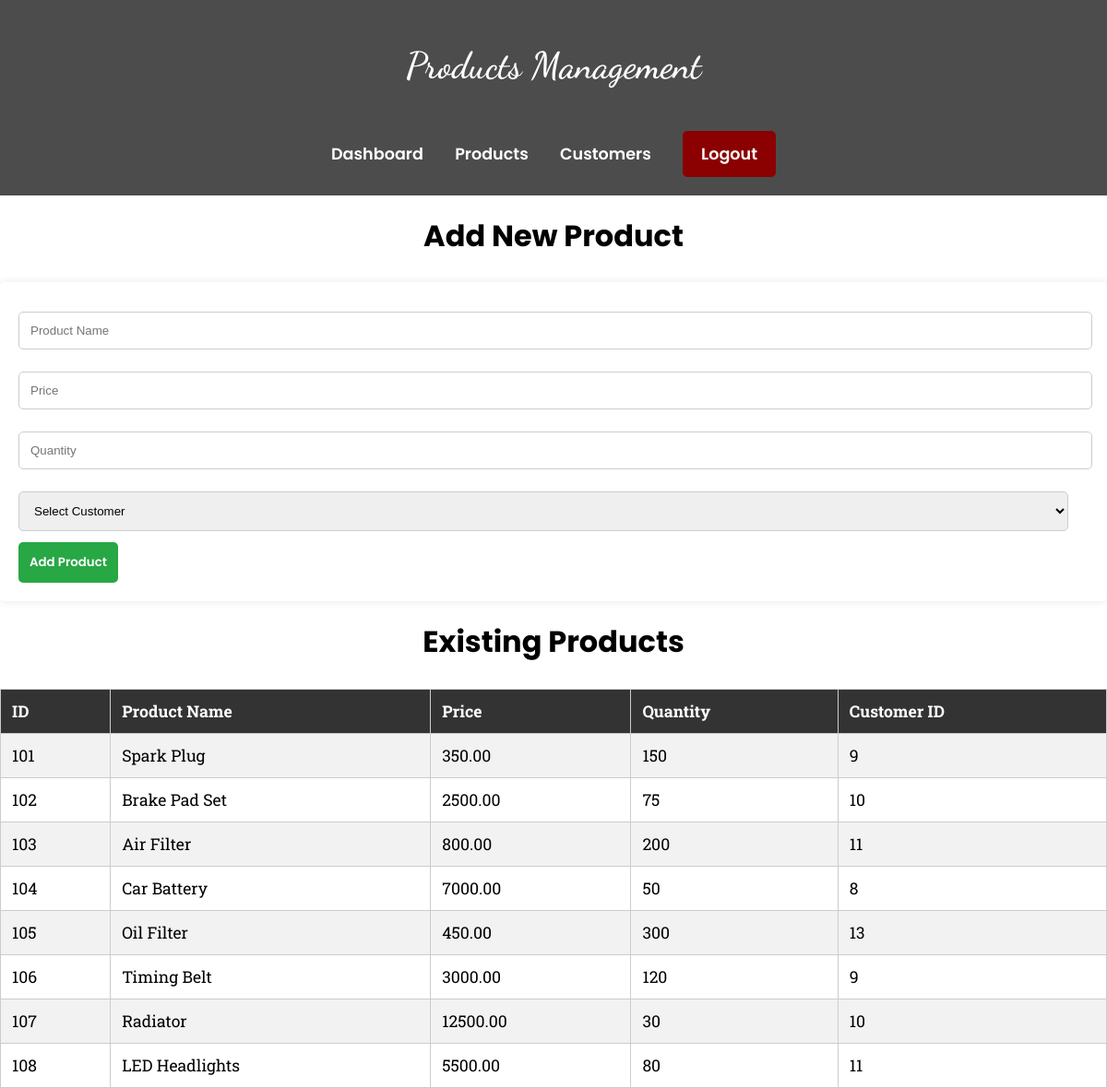
/products.php (signed in), run on the app's committed database.
### tables this page shows
CREATE TABLE `products` (
  `product_id` int(11) NOT NULL,
  `product_name` varchar(100) NOT NULL,
  `price` decimal(10,2) NOT NULL,
  `stock` int(11) NOT NULL,
  `created_at` timestamp NOT NULL DEFAULT current_timestamp(),
  `customer_id` int(10) NOT NULL
);

### products.php (the view, shortened to what this page needs)
<?php
include('db_connection.php');
$query = "SELECT * FROM products";
$result = mysqli_query($conn, $query);
?>
<!DOCTYPE html>
<html lang="en">
<head>
</head>
<body>
    <header>
        <h1>Products Management</h1>
        <nav>
            <a href="dashboard.php">Dashboard</a>
            <a href="products.php">Products</a>
            <a href="customers.php">Customers</a>
            <a class="logout" href="logout.php">Logout</a>
        </nav>
    </header>
    <main>
        <h2>Add New Product</h2>
        <form method="POST" action="">
            <input type="text" name="product_name" placeholder="Product Name" >
            <input type="number" name="price" placeholder="Price" step="0.01" >
            <input type="number" name="stock" placeholder="Quantity" >
            <select name="customer_id" required>
                <option value="">Select Customer</option>
            </select>
            <button type="submit">Add Product</button>
        </form>
        <h2>Existing Products</h2>
        <table>
            <tr>
                <th>ID</th>
                <th>Product Name</th>
                <th>Price</th>
                <th>Quantity</th>
                <th>Customer ID</th>
            </tr>
            <?php while ($row = mysqli_fetch_assoc($result)): ?>
            <tr>
                <td><?php echo htmlspecialchars($row['product_id']); ?></td>
                <td><?php echo htmlspecialchars($row['product_name']); ?></td>
                <td><?php echo htmlspecialchars($row['price']); ?></td>
                <td><?php echo htmlspecialchars($row['stock']); ?></td>
                <td><?php echo htmlspecialchars($row['customer_id']); ?></td>
            </tr>
            <?php endwhile; ?>
        </table>
    </main>
</body>
</html>

### products.php (style rules this page uses)
body { font-family: 'Roboto Slab', serif; background: url('https://img.freepik.com/premium-photo/retro-vintage-background-with-brass-gears-steampunk-style-background-teal-orange-toned_128711-11883.jpg') no-repeat center center fixed; background-size: cover; color: black; margin: 0; padding: 0; }
header { background: rgba(0, 0, 0, 0.7); color: white; padding: 20px; text-align: center; font-family: 'Poppins', sans-serif; }
h1 { font-size: 2.5rem; font-weight: 600; font-family: 'Dancing Script', cursive; }
nav a { color: white; text-decoration: none; margin: 0 15px; font-weight: 600; font-size: 1.1rem; }
h2 { text-align: center; font-size: 2rem; margin-top: 20px; font-family: 'Poppins', sans-serif; }
table { width: 100%; border-collapse: collapse; margin-top: 20px; background: rgba(255, 255, 255, 0.8); border-radius: 8px; }
th, td { padding: 12px; border: 1px solid #ccc; text-align: left; font-size: 1.1rem; }
th { background-color: #333; color: white; font-weight: 700; }
tr:nth-child(even) { background-color: #f2f2f2; }
form { background: rgba(255, 255, 255, 0.9); padding: 20px; border-radius: 5px; box-shadow: 0 0 10px rgba(0, 0, 0, 0.1); font-family: 'Roboto Slab', serif; }
input, select { width: calc(100% - 22px); padding: 12px; margin: 12px 0; border: 1px solid #ccc; border-radius: 5px; }
button { background: #28a745; color: white; border: none; padding: 12px; cursor: pointer; border-radius: 5px; font-weight: 600; font-family: 'Poppins', sans-serif; }
.logout { display: inline-block; margin-top: 20px; padding: 12px 20px; background: darkred; color: white; text-decoration: none; border-radius: 5px; font-weight: 600; }

### data on the page
products: product_id "101", product_name "Spark Plug", price "350.00", stock "150", customer "9"
products: product_id "102", product_name "Brake Pad Set", price "2500.00", stock "75", customer "10"
products: product_id "103", product_name "Air Filter", price "800.00", stock "200", customer "11"
products: product_id "104", product_name "Car Battery", price "7000.00", stock "50", customer "8"
products: product_id "105", product_name "Oil Filter", price "450.00", stock "300", customer "13"
products: product_id "106", product_name "Timing Belt", price "3000.00", stock "120", customer "9"
products: product_id "107", product_name "Radiator", price "12500.00", stock "30", customer "10"
products: product_id "108", product_name "LED Headlights", price "5500.00", stock "80", customer "11"
